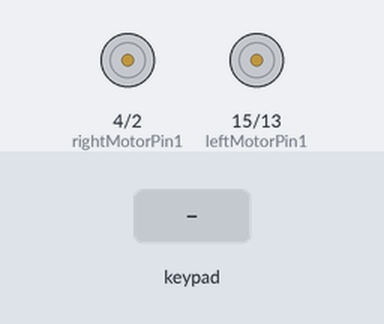
A sketch run on a simulated ESP32. Parts: motor-driver pin pairs drawn as motors (green arrow = first pin HIGH = forward, orange = second pin HIGH = backward, longer = more drive, scaled by the enable pin). The inputs (shaded band) are chosen by the test bench. What the sketch prints to the serial monitor is not drawn.

Above: at 1.2 s.
1.3 s: key 'U' pressed
At 1.5 s:
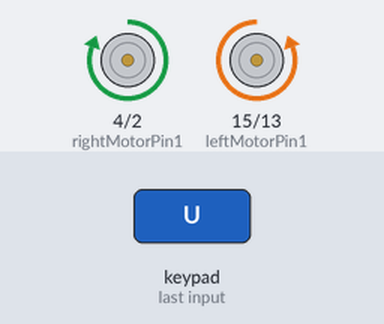
3.2 s: key 'D' pressed
At 3.4 s:
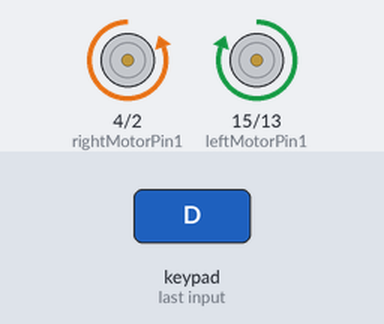
5.1 s: key 'L' pressed
At 5.3 s:
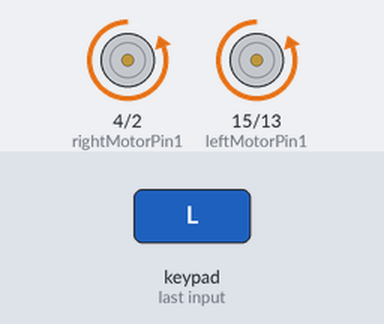
7.0 s: key 'R' pressed
At 7.2 s:
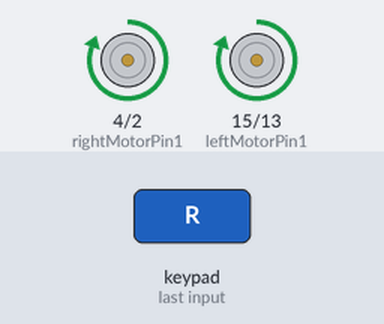
Timing chart, 0 to 9.9 s (numbered marks = the images above; inputs shaded):
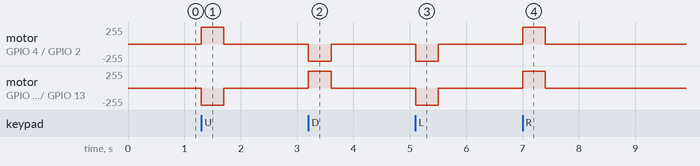

Measured:
- after the input at 1.3 s, motor on GPIO 4 (rightMotorPin1) / GPIO 2 (rightMotorPin2): stopped → forward 255/255 at once, → stopped 0.40 s later; motor on GPIO 15 (leftMotorPin1) / GPIO 13 (leftMotorPin2): stopped → backward 255/255 at once, → stopped 0.40 s later
- after the input at 3.2 s, motor on GPIO 4 (rightMotorPin1) / GPIO 2 (rightMotorPin2): stopped → backward 255/255 at once, → stopped 0.40 s later; motor on GPIO 15 (leftMotorPin1) / GPIO 13 (leftMotorPin2): stopped → forward 255/255 at once, → stopped 0.40 s later
- after the input at 5.1 s, motor on GPIO 4 (rightMotorPin1) / GPIO 2 (rightMotorPin2), motor on GPIO 15 (leftMotorPin1) / GPIO 13 (leftMotorPin2): stopped → backward 255/255 at once, → stopped 0.40 s later
- after the input at 7.0 s, motor on GPIO 4 (rightMotorPin1) / GPIO 2 (rightMotorPin2), motor on GPIO 15 (leftMotorPin1) / GPIO 13 (leftMotorPin2): stopped → forward 255/255 at once, → stopped 0.40 s later

The sketch:

rc_car_esp32_code.ino
```cpp
#define CUSTOM_SETTINGS
#define INCLUDE_GAMEPAD_MODULE
#include <DabbleESP32.h>

int enableRightMotor = 14;
int rightMotorPin1 = 4;
int rightMotorPin2 = 2;

int enableLeftMotor = 27;
int leftMotorPin1 = 15;
int leftMotorPin2 = 13;

#define MAX_MOTOR_SPEED 255

const int PWMFreq = 1000;
const int PWMResolution = 8;
const int rightMotorPWMSpeedChannel = 0;
const int leftMotorPWMSpeedChannel  = 1;

void rotateMotor(int rightMotorSpeed, int leftMotorSpeed) {
  if (rightMotorSpeed < 0) {
    digitalWrite(rightMotorPin1, LOW);
    digitalWrite(rightMotorPin2, HIGH);
  } else if (rightMotorSpeed > 0) {
    digitalWrite(rightMotorPin1, HIGH);
    digitalWrite(rightMotorPin2, LOW);
  } else {
    digitalWrite(rightMotorPin1, LOW);
    digitalWrite(rightMotorPin2, LOW);
  }

  if (leftMotorSpeed < 0) {
    digitalWrite(leftMotorPin1, LOW);
    digitalWrite(leftMotorPin2, HIGH);
  } else if (leftMotorSpeed > 0) {
    digitalWrite(leftMotorPin1, HIGH);
    digitalWrite(leftMotorPin2, LOW);
  } else {
    digitalWrite(leftMotorPin1, LOW);
    digitalWrite(leftMotorPin2, LOW);
  }

  ledcWrite(rightMotorPWMSpeedChannel, abs(rightMotorSpeed));
  ledcWrite(leftMotorPWMSpeedChannel,  abs(leftMotorSpeed));
}

void setUpPinModes() {
  pinMode(enableRightMotor, OUTPUT);
  pinMode(rightMotorPin1,   OUTPUT);
  pinMode(rightMotorPin2,   OUTPUT);
  pinMode(enableLeftMotor,  OUTPUT);
  pinMode(leftMotorPin1,    OUTPUT);
  pinMode(leftMotorPin2,    OUTPUT);

  ledcSetup(rightMotorPWMSpeedChannel, PWMFreq, PWMResolution);
  ledcSetup(leftMotorPWMSpeedChannel,  PWMFreq, PWMResolution);
  ledcAttachPin(enableRightMotor, rightMotorPWMSpeedChannel);
  ledcAttachPin(enableLeftMotor,  leftMotorPWMSpeedChannel);

  rotateMotor(0, 0);
}

void setup() {
  Serial.begin(115200);
  Serial.println("ESP32 Starting...");
  setUpPinModes();
  Serial.println("Pins set up done.");
  Dabble.begin("RCKOYAN");
  Serial.println("Bluetooth started! Name: RCKOYAN");
}

void loop() {
  int rightMotorSpeed = 0;
  int leftMotorSpeed  = 0;

  Dabble.processInput();

  // RIGHT button → Forward
  if (GamePad.isRightPressed()) {
    rightMotorSpeed =  MAX_MOTOR_SPEED;
    leftMotorSpeed  =  MAX_MOTOR_SPEED;
  }

  // LEFT button → Backward
  if (GamePad.isLeftPressed()) {
    rightMotorSpeed = -MAX_MOTOR_SPEED;
    leftMotorSpeed  = -MAX_MOTOR_SPEED;
  }

  // DOWN button → Turn Right
  if (GamePad.isDownPressed()) {
    rightMotorSpeed = -MAX_MOTOR_SPEED;
    leftMotorSpeed  =  MAX_MOTOR_SPEED;
  }

  // UP button → Turn Left
  if (GamePad.isUpPressed()) {
    rightMotorSpeed =  MAX_MOTOR_SPEED;
    leftMotorSpeed  = -MAX_MOTOR_SPEED;
  }

  rotateMotor(rightMotorSpeed, leftMotorSpeed);
}
```
